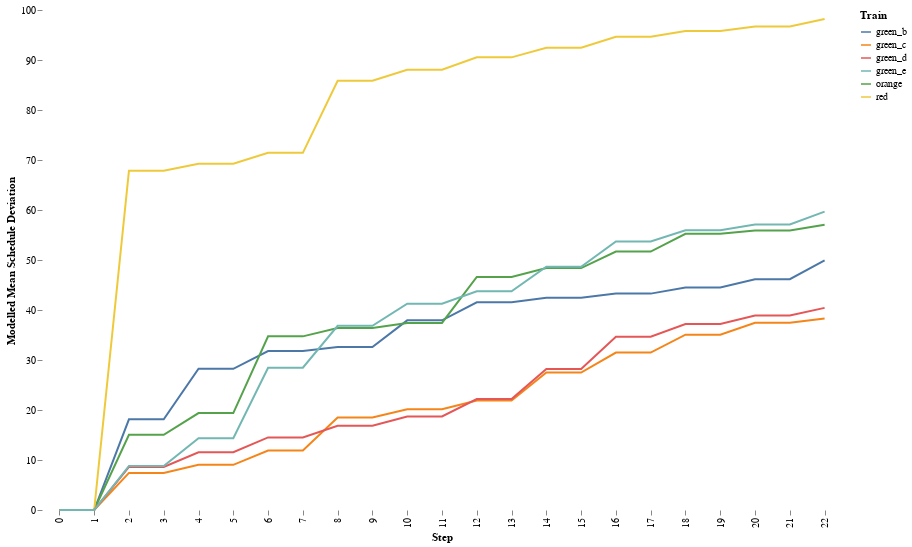

Notebook source saved alongside this figure:
### Code cell
alt.Chart(allstats).mark_line().encode(
    alt.X('element:O', title='Step'),
    alt.Y('mean:Q', title='Modelled Mean Schedule Deviation'),
    color=alt.Color('train:N', title='Train')
).properties(
    width = 800,
    height=500
).configure(font='Raleway').configure_view(strokeWidth=0).configure_axis(grid=False, domain=False)

### Figure 1 — Vega-Lite specification as saved in the notebook (floating-point values rounded to 4 significant figures; data arrays with more than 128 entries replaced by an {"elided": "..."} marker saying what was removed)
{"config": {"view": {"continuousWidth": 400, "continuousHeight": 300, "strokeWidth": 0}, "axis": {"domain": false, "grid": false}, "font": "Raleway"}, "data": {"name": "data-e99195d439a926311ef01414c9e4d286"}, "mark": "line", "encoding": {"color": {"field": "train", "title": "Train", "type": "nominal"}, "x": {"field": "element", "title": "Step", "type": "ordinal"}, "y": {"field": "mean", "title": "Modelled Mean Schedule Deviation", "type": "quantitative"}}, "height": 500, "width": 800, "$schema": "https://vega.github.io/schema/vega-lite/v4.17.0.json", "datasets": {"data-e99195d439a926311ef01414c9e4d286": {"elided": "138 records"}}}
